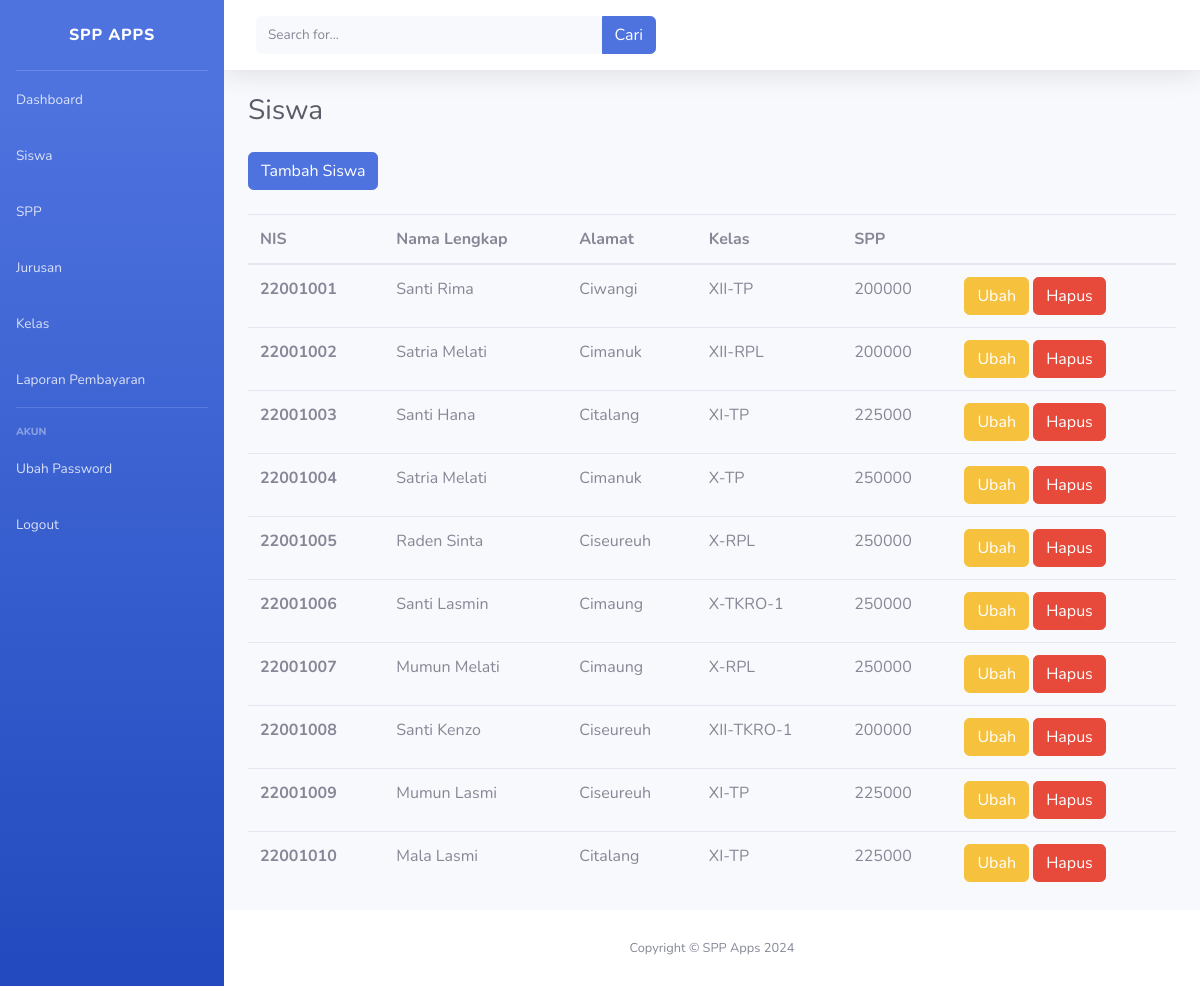
The page /siswa (signed in) on the database its author committed.
### tables this page shows
CREATE TABLE `siswa` (
  `nis` bigint(20) NOT NULL,
  `nama_lengkap` varchar(50) DEFAULT NULL,
  `tanggal_lahir` date DEFAULT NULL,
  `jenis_kelamin` enum('l','p') DEFAULT NULL,
  `alamat` varchar(100) DEFAULT NULL,
  `no_hp` varchar(13) DEFAULT NULL,
  `kelas_id` int(11) DEFAULT NULL,
  `spp_id` int(11) DEFAULT NULL
);

CREATE TABLE `kelas` (
  `id` int(11) NOT NULL,
  `kode_kelas` varchar(10) DEFAULT NULL,
  `tingkat` enum('10','11','12') DEFAULT NULL,
  `jurusan_id` int(11) DEFAULT NULL
);

CREATE TABLE `spp` (
  `id` int(11) NOT NULL,
  `tahun` year(4) DEFAULT NULL,
  `nominal` bigint(20) DEFAULT NULL
);

### app/core/Controller.php (called while the page is built)
<?php
class Controller
{
    public function view($view, $data = []) {
        require_once 'app/views/' . $view . '.php';
    }
}

### app/controller/Siswa.php (called while the page is built, shortened)
<?php
require_once 'app/core/Controller.php';
require_once 'app/core/Database.php';
class Siswa extends Controller {
    public function index()
    {
        $database = new Database();
        $query =    "SELECT siswa.*, kelas.kode_kelas, spp.nominal
                    FROM siswa
                    LEFT JOIN kelas ON kelas.id = siswa.kelas_id
                    LEFT JOIN spp ON spp.id = siswa.spp_id";
        $siswa = $database->ambil_data($query);
        $data = [
            'title' => 'Siswa',
            'siswa' => $siswa
        ];
        $this->view('template/dashboard/header', $data);
        $this->view('dashboard/siswa/index', $data);
        $this->view('template/dashboard/footer');
    }
}

### app/core/App.php (called while the page is built, shortened)
<?php
class App
{
    protected $controller = 'NotFound';
    protected $method = 'index';
    protected $params = [];
    public function __construct()
    {
        $url = $this->parseUrl();
        $routes = $this->loadRoutes();
        $routeKey = '/' . implode('/', array_slice($url, 1));
        foreach ($routes as $route => $routeInfo) {
            $routePattern = preg_replace('/\{[a-zA-Z0-9]+\}/', '([a-zA-Z0-9]+)', $route);
            if (preg_match('#^' . $routePattern . '$#', $routeKey, $matches)) {
                $this->controller = $routeInfo[0];
                $this->method = $routeInfo[1];
                array_shift($matches);
                $this->params = $matches;
                break;
            }
        }
        if (file_exists('app/controller/' . $this->controller . '.php')) {
            $this->controller = new $this->controller();
        }
        call_user_func_array([$this->controller, $this->method], $this->params);
    }
    private function parseUrl()
    {
        $url = rtrim($_SERVER['REQUEST_URI'], '/');
        $url = filter_var($url, FILTER_SANITIZE_URL);
        $url = explode('/', $url);
        return $url;
    }
    private function loadRoutes()
    {
        return include 'Routes.php';
    }
}

### index.php (called while the page is built, shortened)
<?php
$app = new App();

### app/core/Database.php (called while the page is built, shortened)
<?php
class Database
{
    private $koneksi;
    private function koneksi()
    {
        $host = 'localhost';
        $user = 'root';
        $password = '';
        $database = 'uprak_riyan_darmawan';
        $this->koneksi = mysqli_connect($host, $user, $password, $database);
    }
    public function ambil_data($query)
    {
        $result = $this->koneksi->query($query);
        if ($result->num_rows > 1) {
            $rows = [];
            while ($row = $result->fetch_assoc()) {
                $rows[] = $row;
            }
            return $rows;
        }
        return $result->fetch_assoc();
    }
}

### app/views/dashboard/Siswa/index.php (the view, shortened to what this page needs)
<h1 class="h3 mb-4 text-gray-800">Siswa</h1>
<a href="/siswa/tambah" class="btn btn-primary mb-4">Tambah Siswa</a>
<table class="table">
    <thead>
        <tr>
            <th scope="col">NIS</th>
            <th scope="col">Nama Lengkap</th>
            <th scope="col">Alamat</th>
            <th scope="col">Kelas</th>
            <th scope="col">SPP</th>
            <th scope="col">&nbsp;</th>
        </tr>
    </thead>
    <tbody>
        <?php foreach ($data['siswa'] as $siswa) : ?>
            <tr>
                <th scope="row"><?= $siswa['nis'] ?></th>
                <td><?= $siswa['nama_lengkap'] ?></td>
                <td><?= $siswa['alamat'] ?></td>
                <td><?= $siswa['kode_kelas'] ?></td>
                <td><?= $siswa['nominal'] ?></td>
                <td>
                    <a href="/siswa/ubah/<?= $siswa['nis'] ?>" class="btn btn-warning">Ubah</a>
                    <a href="/siswa/hapus/<?= $siswa['nis'] ?>" class="btn btn-danger">Hapus</a>
                </td>
            </tr>
        <?php endforeach; ?>
    </tbody>
</table>

### app/views/template/dashboard/header.php (shortened to what this page needs)
<!DOCTYPE html>
<html lang="en" class="h-full bg-white">
<head>
    <link rel="stylesheet" href="/public/css/output.css">
    <link href="/public/css/all.min.css" rel="stylesheet" type="text/css">
    <link href="/public/css/sb-admin-2.min.css" rel="stylesheet">
</head>
<body class="h-full" id="page-top">
    <div id="wrapper">
        <?php require_once 'sidebar.php'; ?>
        <div id="content-wrapper" class="d-flex flex-column">
            <div id="content">
                <?php require_once 'topbar.php'; ?>
                <div class="container-fluid">

### app/views/template/dashboard/sidebar.php
<ul class="navbar-nav bg-gradient-primary sidebar sidebar-dark accordion" id="accordionSidebar">
    <a class="sidebar-brand d-flex align-items-center justify-content-center" href="/">
        SPP APPS
    </a>
    <hr class="sidebar-divider my-0">
    <li class="nav-item">
        <a class="nav-link" href="/">
            <span>Dashboard</span></a>
    </li>
    <li class="nav-item">
        <a class="nav-link" href="/siswa">
            <span>Siswa</span></a>
    </li>
    <li class="nav-item">
        <a class="nav-link" href="/spp">
            <span>SPP</span></a>
    </li>
    <li class="nav-item">
        <a class="nav-link" href="/jurusan">
            <span>Jurusan</span></a>
    </li>
    <li class="nav-item">
        <a class="nav-link" href="/kelas">
            <span>Kelas</span></a>
    </li>
    <li class="nav-item">
        <a class="nav-link" href="/laporan-pembayaran">
            <span>Laporan Pembayaran</span></a>
    </li>
    <hr class="sidebar-divider">
    <div class="sidebar-heading">
        Akun
    </div>
    <li class="nav-item">
        <a class="nav-link" href="/auth/ubah-password">
            <span>Ubah Password</span></a>
    </li>
    <li class="nav-item">
        <a class="nav-link" href="/auth/logout">
            <span>Logout</span></a>
    </li>
</ul>

### app/views/template/dashboard/topbar.php (shortened to what this page needs)
<nav class="navbar navbar-expand navbar-light bg-white topbar mb-4 static-top shadow">
    <form class="d-none d-sm-inline-block form-inline mr-auto ml-md-3 my-2 my-md-0 mw-100 navbar-search">
        <div class="input-group">
            <input type="text" class="form-control bg-light border-0 small" placeholder="Search for..." aria-label="Search" aria-describedby="basic-addon2">
            <div class="input-group-append">
                <button class="btn btn-primary" type="button">
                    Cari
                </button>
            </div>
        </div>
    </form>
</nav>

### app/views/template/dashboard/footer.php (shortened to what this page needs)
</div>
</div>
<footer class="sticky-footer bg-white">
    <div class="container my-auto">
        <div class="copyright text-center my-auto">
            <span>Copyright &copy; SPP Apps 2024</span>
        </div>
    </div>
</footer>
</div>
</div>
</body>
</html>

### rows shown on the page
siswa: nis "22001001", nama_lengkap "Santi Rima", alamat "Ciwangi", kelas.kode_kelas "XII-TP", spp.nominal "200000"
siswa: nis "22001002", nama_lengkap "Satria Melati", alamat "Cimanuk", kelas.kode_kelas "XII-RPL", spp.nominal "200000"
siswa: nis "22001003", nama_lengkap "Santi Hana", alamat "Citalang", kelas.kode_kelas "XI-TP", spp.nominal "225000"
siswa: nis "22001004", nama_lengkap "Satria Melati", alamat "Cimanuk", kelas.kode_kelas "X-TP", spp.nominal "250000"
siswa: nis "22001005", nama_lengkap "Raden Sinta", alamat "Ciseureuh", kelas.kode_kelas "X-RPL", spp.nominal "250000"
siswa: nis "22001006", nama_lengkap "Santi Lasmin", alamat "Cimaung", kelas.kode_kelas "X-TKRO-1", spp.nominal "250000"
siswa: nis "22001007", nama_lengkap "Mumun Melati", alamat "Cimaung", kelas.kode_kelas "X-RPL", spp.nominal "250000"
siswa: nis "22001008", nama_lengkap "Santi Kenzo", alamat "Ciseureuh", kelas.kode_kelas "XII-TKRO-1", spp.nominal "200000"
siswa: nis "22001009", nama_lengkap "Mumun Lasmi", alamat "Ciseureuh", kelas.kode_kelas "XI-TP", spp.nominal "225000"
siswa: nis "22001010", nama_lengkap "Mala Lasmi", alamat "Citalang", kelas.kode_kelas "XI-TP", spp.nominal "225000"
